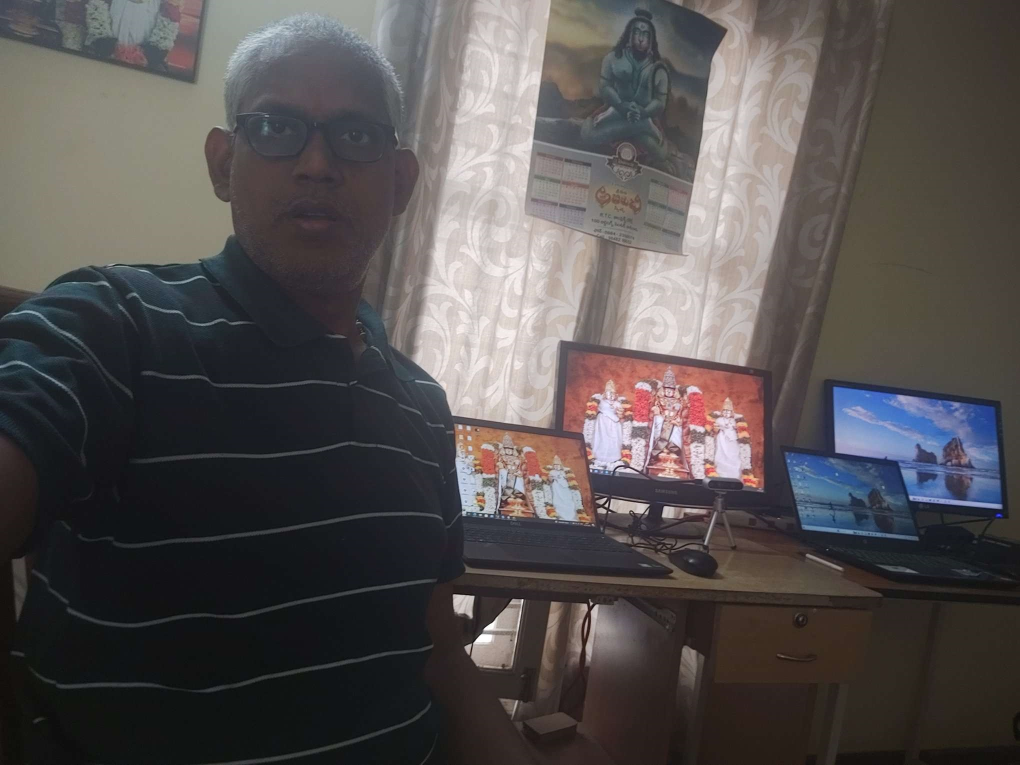
#> input picture test_image_1.jpg, 2040 x 1530 px, found by its file name (shown at 1/2 size)
$ jupyter execute --allow-errors s12_part1.ipynb   (shell and % lines are left out)
#> lines starting #> are read from the running program, lines starting #| are printed output that depends on the picture
<a href="https://colab.research.google.com/github/Srinivaskolli45/s12_assignment_yolo_opencv/blob/main/s12_part1.ipynb" target="_parent"></a>

[cell 1]
import cv2
import numpy as np

[cell 2]
import sys
sys.path.append('/content/s12_assignment_yolo_opencv/')

#> (a cell that did not finish here is left out)

[cell 4]
# Loading image
img = cv2.imread("/content/s12_assignment_yolo_opencv/test_image_1.jpg")
#> img is the input picture: shape (1530, 2040, 3); mean B, G, R 80.4, 80.6, 84.7
img = cv2.resize(img, None, fx=0.4, fy=0.4)
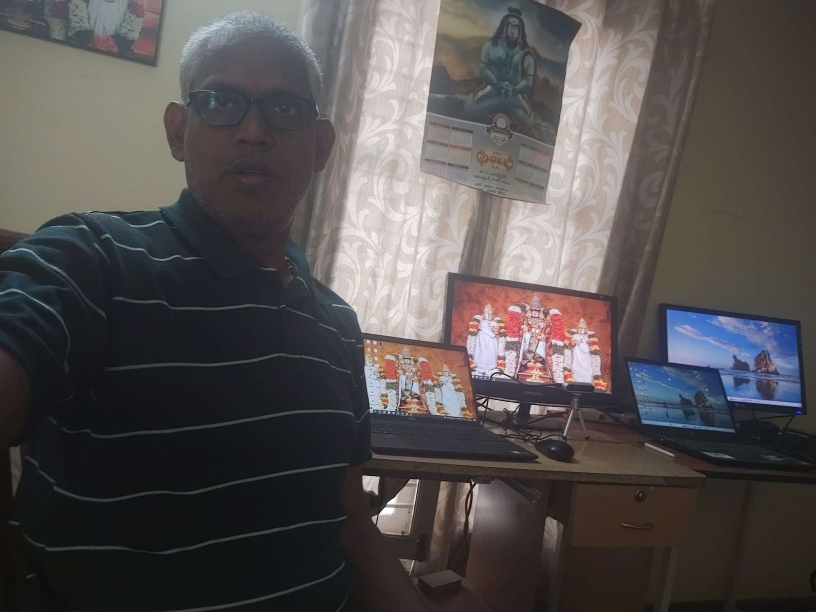
#> img: shape (612, 816, 3); mean B, G, R 80.3, 80.5, 84.7
height, width, channels = img.shape
#> height = 612; width = 816; channels = 3

[cell 5]
# Detecting objects
blob = cv2.dnn.blobFromImage(img, 0.00392, (416, 416), (0, 0, 0), True, crop=False)
#> (the rest of this cell did not finish here and is left out)

[cell 6]
# Showing informations on the screen
class_ids = []
confidences = []
boxes = []
#> (the rest of this cell did not finish here and is left out)

[cell 7]
indexes = cv2.dnn.NMSBoxes(boxes, confidences, 0.5, 0.4)

[cell 8]
font = cv2.FONT_HERSHEY_PLAIN
for i in range(len(boxes)):
    if i in indexes:
        x, y, w, h = boxes[i]
        label = str(classes[class_ids[i]])
        color = colors[i]
        cv2.rectangle(img, (x, y), (x + w, y + h), color, 2)
        cv2.putText(img, label, (x, y + 30), font, 3, color, 3)

[cell 9]
from google.colab.patches import cv2_imshow

[cell 10]
cv2_imshow(img)
cv2.imwrite("/content/s12_assignment_yolo_opencv/annotated_image.jpg",img)
cv2.waitKey(0)
#> Out = 27

#cv2.destroyAllWindows()
